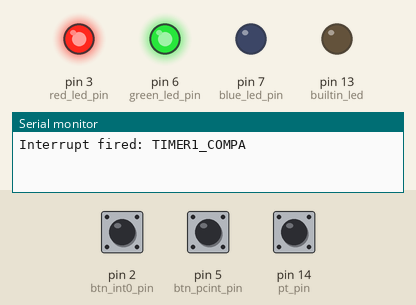
This sketch was run on a simulated Arduino Uno, built with avr-gcc and run on an emulated ATmega328P. Parts: output pins drawn as LEDs (lit = HIGH), the last lines printed to the serial monitor. The inputs (shaded band) are chosen by the test bench; at power-on: pin 2 (btn_int0_pin) HIGH, pin 5 (btn_pcint_pin) HIGH, pin 14 (pt_pin) HIGH.

Above: at 1.2 s.
1.3 s: pin 2 (btn_int0_pin) pulled LOW for 0.15 s
At 2.9 s:
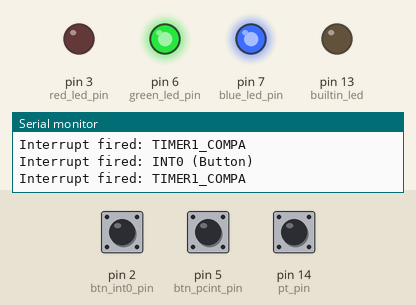
4.4 s: pin 5 (btn_pcint_pin) pulled LOW for 0.15 s
At 5.4 s:
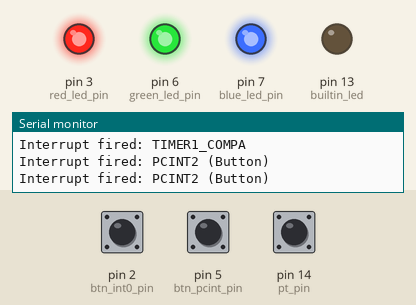
6.0 s: pin 14 (pt_pin) pulled LOW for 0.15 s
At 6.07 s:
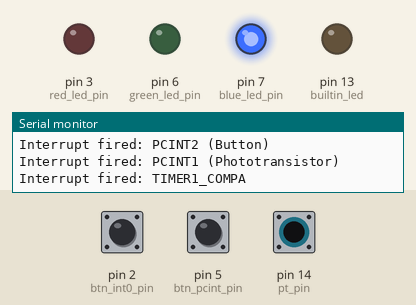
7.6 s: pin 2 (btn_int0_pin) pulled LOW for 1 s
At 10.5 s:
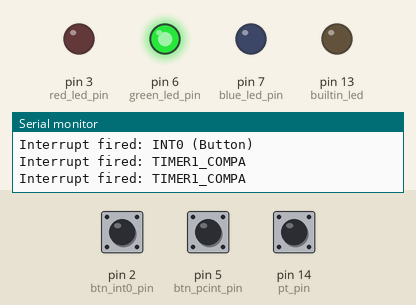
11.6 s: pin 5 (btn_pcint_pin) pulled LOW for 1 s
At 12.4 s:
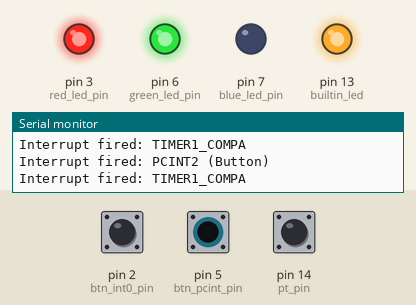
14.1 s: pin 14 (pt_pin) pulled LOW for 1 s
At 14.5 s:
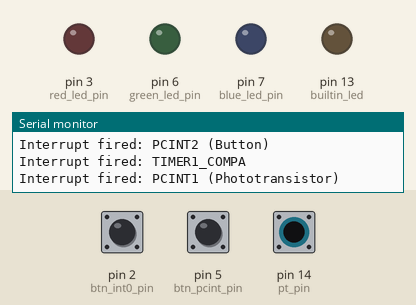
Timing chart, 0 to 17.5 s (numbered marks = the images above; inputs shaded):
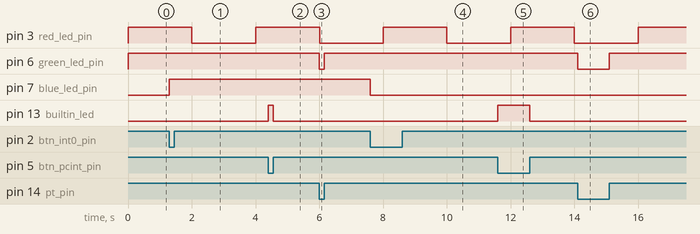

Measured:
- after the input at 1.3 s, pin 7 (blue_led_pin): LOW → HIGH at once
- after the input at 4.4 s, pin 13 (builtin_led): LOW → HIGH at once, → LOW 0.15 s later
- after the input at 6.0 s, pin 6 (green_led_pin): HIGH → LOW at once, → HIGH 0.15 s later
- after the input at 7.6 s, pin 7 (blue_led_pin): HIGH → LOW at once
- after the input at 11.6 s, pin 13 (builtin_led): LOW → HIGH at once, → LOW 1.0 s later
- after the input at 14.1 s, pin 6 (green_led_pin): HIGH → LOW at once, → HIGH 1.0 s later

The sketch:

Task1-4D.ino
```cpp
/**
 * Created by Cameron Pleissnitzer 06/03/2019
 *
 * This sketch demonstrates the use of different interrupts on the Arduino Uno board.
 * There are only 2 possible external interrupts that can be utilised (INT0 on digital pin 2, and INT1 on digital pin 3)
 * so we must find a way to enable more interrupts using pin change interrupts (PCINT)
 *
 * I have used exclusively register manipulations to achieve this task with the exception of the analogRead and Serial.println functions.
 * I understand this is generally considered as bad practice for small tasks, as the code is not very maintainable
 * and will also break if used on a different arduino model or processor.
 * However, I have chose to do it this way to increase my knowledge as I have never seen this type of programming before or had to use it.
 * Personally, I think I have done a good job as I completed every other interrupt on my own after watching the timer interrupt tutorial.
 *
 * In this sketch:
 *  - A delay of 1000ms is used on the loop function to simulate long processing times and prove the interrupts are working
 *  - PCINT1 is triggered by a phototransistor, which toggles the green LED.
 *  - PCINT2 is trigerred by a push button, which toggles the built in LED
 *  - INT0 is triggered by another push button, which toggles the blue LED
 *  - TIMER1 is a 2 second timer that toggles the red LED, using a prescaler value of 1024 and an output compare match value of 31250
 *
 *  Youtube link of video demonstration: https://www.youtube.com/watch?v=k6uT7tq0X1s
 */

// LED pins
const int red_led_pin = PD3;
const int green_led_pin = PD6;
const int blue_led_pin = PD7;
const int builtin_led = PB5;

// INPUT pins
const int btn_pcint_pin = PD5;
const int btn_int0_pin = PD2;
const int pt_pin = PC0;

// Timer constants
const uint16_t t1_load = 0;
const uint16_t t1_comp = 31250;

void setup() {
  Serial.begin(9600);

  /* INT0 SETUP */
  // Initialse button as input pullup and blue LED as output
  DDRD &= ~(1 << btn_int0_pin);
  PORTD |= (1 << btn_int0_pin);
  DDRD |= (1 << blue_led_pin);
  PORTD &= ~(1 << blue_led_pin);

  // Set falling edge sense control for INT0 interrupt
  EICRA |= (1 << ISC01);
  EICRA &= ~(1 << ISC00);

  // Enable mask register bit for INT0 and clear flag register
  EIMSK |= (1 << INT0);
  EIFR &= ~(1 << INTF0);

  /* Pin change interrupt (PCINT1) for phototransistor SETUP */
  // Set phototransistor analog pin as input pullup and green LED as output */
  DDRC &= ~(1 << pt_pin);
  PORTC |= (1 << pt_pin);
  DDRD |= (1 << green_led_pin);
  PORTD |= (1 << green_led_pin);

  // Enable mask register bit for PCINT8 (A0 pin) and clear flag register
  PCIFR &= ~(1 << PCIF1);
  PCICR |= (1 << PCIE1);
  PCMSK1 |= (1 << PCINT8);

  /* Pin change interrupt (PCINT2) for button SETUP */
  // Set buton pin as input pullup and builtin LED as output
  DDRD &= ~(1 << btn_pcint_pin);
  PORTD |= (1 << btn_pcint_pin);
  DDRB |= (1 << builtin_led);
  PORTB &= ~(1 << builtin_led);

  // Enable mask register bit for PCINT21 (digital pin 5) and clear flag register
  PCIFR &= ~(1 << PCIF2);
  PCICR |= (1 << PCIE2);
  PCMSK2 |= (1 << PCINT21);

  /* Timer Interrupt (Output Compare Match) SETUP */
  // Set LED pin to be output
  DDRD |= (1 << red_led_pin);

  // Reset Timer1 Control Reg A
  TCCR1A = 0;

  // Set CTC mode
  TCCR1B &= ~(1 << WGM13);
  TCCR1B |= (1 << WGM12);

  // Set to prescaler of 1024
  TCCR1B |= (1 << CS12);
  TCCR1B &= ~(1 << CS11);
  TCCR1B |= (1 << CS10);

  // Reset Timer1 and set compare value
  TCNT1 = t1_load;
  OCR1A = t1_comp;

  // Enable Timer1 compare interrupt
  TIMSK1 = (1 << OCIE1A);

  //Enable global interrupts
  sei();

  //digitalWrite(13, LOW);

}

void loop() {
  //Serial.println(analogRead(A0));
  delay(1000);
}

// Timer 1 interrupt
ISR(TIMER1_COMPA_vect) {
  Serial.println("Interrupt fired: TIMER1_COMPA");

  // Toggle red LED
  PORTD ^= (1 << red_led_pin);
}

// Pin change 2 interrupt
ISR(PCINT2_vect) {
  Serial.println("Interrupt fired: PCINT2 (Button)");

  // Toggle built in LED
  PORTB ^= (1 << builtin_led);
}

// Pin change 1 interrupt
ISR(PCINT1_vect) {
  Serial.println("Interrupt fired: PCINT1 (Phototransistor)");

  // Toggle green LED
  PORTD ^= (1 << green_led_pin);
}

// External interrupt 0
ISR(INT0_vect) {
  Serial.println("Interrupt fired: INT0 (Button)");

  // Toggle blue LED
  PORTD ^= (1 << blue_led_pin);
}
```
